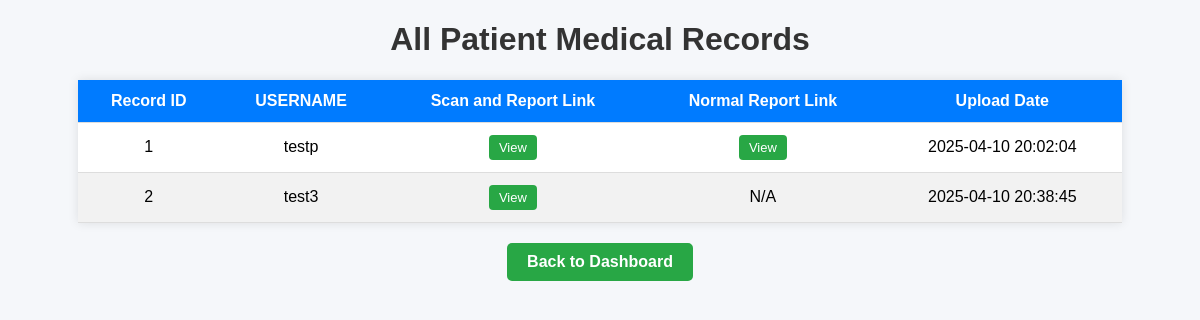
The page /admin/medical-records on the database its author committed.
### tables this page shows
CREATE TABLE medical_records (
    id INTEGER PRIMARY KEY AUTOINCREMENT,
    username TEXT NOT NULL,
    scan_and_report TEXT,
    normal_report TEXT,
    upload_date DATE,
    FOREIGN KEY (username) REFERENCES patients(username));

### app.py (the view)
@app.route('/admin/medical-records')
def view_medical_records():
    conn = sqlite3.connect('hospital.db')
    conn.row_factory = sqlite3.Row
    cursor = conn.cursor()
    cursor.execute("SELECT * FROM medical_records")
    records = cursor.fetchall()
    conn.close()
    return render_template('medical_records.html', records=records)

### templates/medical_records.html (shortened to what this page needs)
<!DOCTYPE html>
<html lang="en">
<head>
</head>
<body>
    <h1>All Patient Medical Records</h1>
    <table>
        <thead>
            <tr>
                <th>Record ID</th>
                <th>USERNAME</th>
                <th>Scan and Report Link</th>
                <th>Normal Report Link</th>
                <th>Upload Date</th>
            </tr>
        </thead>
        <tbody>
            {% for record in records %}
            <tr>
                <td>{{ record.id }}</td>
                <td>{{ record.username }}</td>
                <td>
                    {% if record.scan_and_report %}
                        <a href="{{ record.scan_and_report }}" target="_blank" class="view-link">View</a>
                    {% else %}
                        N/A
                    {% endif %}
                </td>
                <td>
                    {% if record.normal_report %}
                        <a href="{{ record.normal_report }}" target="_blank" class="view-link">View</a>
                    {% else %}
                        N/A
                    {% endif %}
                </td>
                <td>{{ record.upload_date }}</td>
            </tr>
            {% endfor %}
        </tbody>
    </table>
    <div class="back-btn-container">
        <a href="{{ url_for('admin_dashboard') }}" class="button">Back to Dashboard</a>
    </div>
</body>
</html>

### templates/medical_records.html (style rules this page uses)
body { font-family: Arial, sans-serif; background-color: #f5f7fa; margin: 20px; }
h1 { text-align: center; color: #333; }
table { width: 90%; margin: auto; border-collapse: collapse; box-shadow: 0 0 10px rgba(0, 0, 0, 0.1); background-color: #fff; }
th, td { padding: 12px 15px; text-align: center; border-bottom: 1px solid #ddd; }
th { background-color: #007BFF; color: white; }
tr:nth-child(even) { background-color: #f2f2f2; }
a.button { display: inline-block; padding: 10px 20px; margin: 20px auto; text-align: center; background-color: #28a745; color: white; text-decoration: none; border-radius: 5px; font-weight: bold; }
.back-btn-container { text-align: center; }
.view-link { display: inline-block; background-color: #28a745; color: white; padding: 5px 10px; text-decoration: none; border-radius: 4px; font-size: 13px; }

### rows shown on the page
medical_records: id "1", username "testp", upload_date "2025-04-10 20:02:04"
medical_records: id "2", username "test3", normal_report "N/A", upload_date "2025-04-10 20:38:45"
